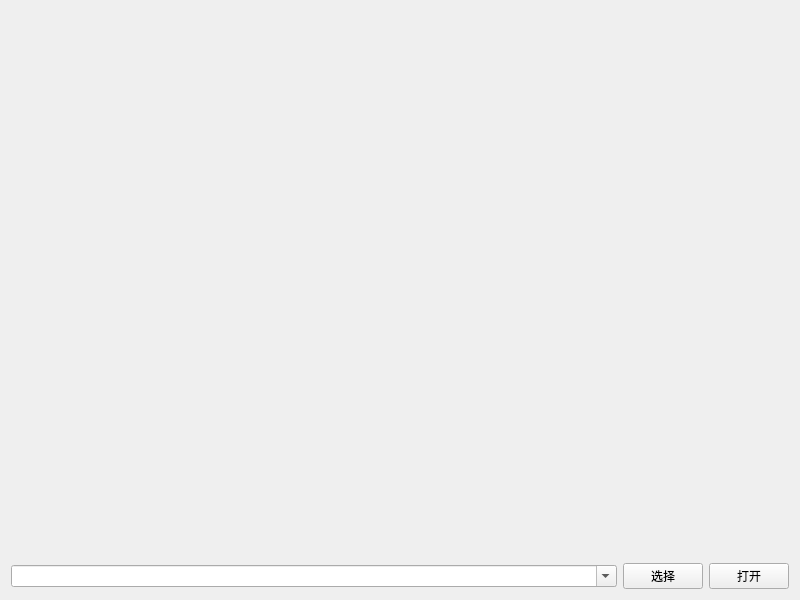
<?xml version="1.0" encoding="UTF-8"?>
<ui version="4.0">
 <class>Widget</class>
 <widget class="QWidget" name="Widget">
  <property name="geometry">
   <rect>
    <x>0</x>
    <y>0</y>
    <width>800</width>
    <height>600</height>
   </rect>
  </property>
  <property name="windowTitle">
   <string>Widget</string>
  </property>
  <layout class="QVBoxLayout" name="verticalLayout">
   <item>
    <widget class="FFmpegWidget" name="playWidget" native="true">
     <property name="sizePolicy">
      <sizepolicy hsizetype="Preferred" vsizetype="Expanding">
       <horstretch>0</horstretch>
       <verstretch>0</verstretch>
      </sizepolicy>
     </property>
    </widget>
   </item>
   <item>
    <layout class="QHBoxLayout" name="horizontalLayout">
     <item>
      <widget class="QComboBox" name="cboxUrl">
       <property name="sizePolicy">
        <sizepolicy hsizetype="Expanding" vsizetype="Fixed">
         <horstretch>0</horstretch>
         <verstretch>0</verstretch>
        </sizepolicy>
       </property>
       <property name="editable">
        <bool>true</bool>
       </property>
      </widget>
     </item>
     <item>
      <widget class="QPushButton" name="btnSelect">
       <property name="text">
        <string>选择</string>
       </property>
      </widget>
     </item>
     <item>
      <widget class="QPushButton" name="btnOpen">
       <property name="text">
        <string>打开</string>
       </property>
      </widget>
     </item>
    </layout>
   </item>
  </layout>
 </widget>
 <customwidgets>
  <customwidget>
   <class>FFmpegWidget</class>
   <extends>QWidget</extends>
   <header>ffmpeg.h</header>
   <container>1</container>
  </customwidget>
 </customwidgets>
 <resources/>
 <connections/>
</ui>
